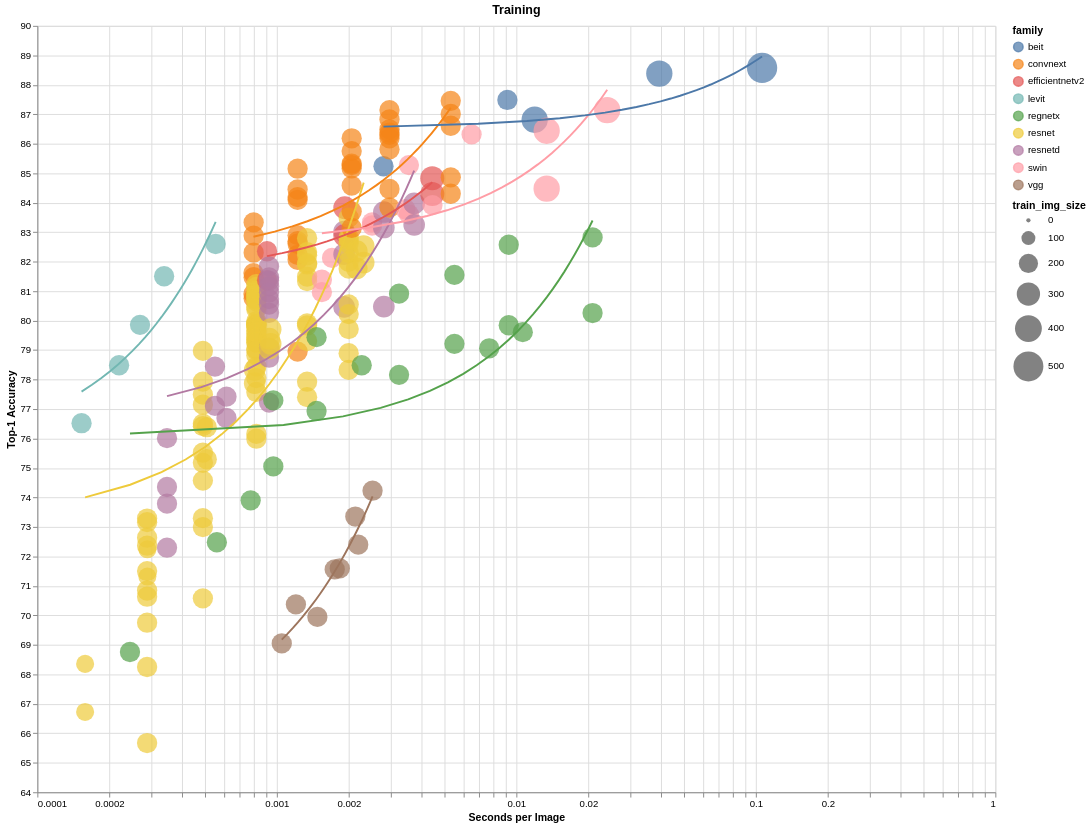

Notebook code cell kept with this figure:
### Markdown cell above
...and we'll also look at our chosen subset of models:

### Code cell
show_subs(tdf, 'Training', 'train_img_size')

### Figure 1 — Vega-Lite specification as saved in the notebook (floating-point values rounded to 4 significant figures; data arrays with more than 128 entries replaced by an {"elided": "..."} marker saying what was removed)
{"config": {"view": {"continuousWidth": 400, "continuousHeight": 300}}, "layer": [{"mark": "circle", "encoding": {"color": {"field": "family", "type": "nominal"}, "size": {"field": "train_img_size", "scale": {"range": [20, 1000]}, "type": "quantitative"}, "tooltip": [{"field": "model_org", "type": "nominal"}, {"field": "family", "type": "nominal"}, {"field": "top1", "type": "quantitative"}, {"field": "train_img_size", "type": "quantitative"}], "x": {"field": "secs", "scale": {"type": "log"}, "title": "Seconds per Image", "type": "quantitative"}, "y": {"field": "top1", "scale": {"zero": false}, "title": "Top-1 Accuracy", "type": "quantitative"}}, "selection": {"selector005": {"type": "interval", "bind": "scales", "encodings": ["x", "y"]}}}, {"mark": "line", "encoding": {"color": {"field": "family", "type": "nominal"}, "x": {"field": "secs", "scale": {"type": "log"}, "title": "Seconds per Image", "type": "quantitative"}, "y": {"field": "top1", "scale": {"zero": false}, "title": "Top-1 Accuracy", "type": "quantitative"}}, "transform": [{"on": "secs", "regression": "top1", "groupby": ["family"], "method": "poly", "order": 1}]}], "data": {"name": "data-8d2dd723081dd78358c640a7baa527d2"}, "height": 800, "title": "Training", "width": 1000, "$schema": "https://vega.github.io/schema/vega-lite/v4.17.0.json", "datasets": {"data-8d2dd723081dd78358c640a7baa527d2": {"elided": "214 records"}}}
